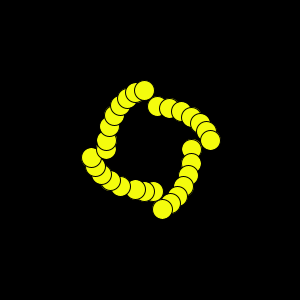
Frame 1 (no input)
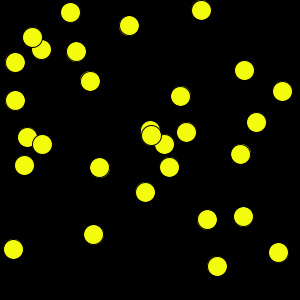
Frame 60 (the mouse pressed at the canvas centre just before this capture)
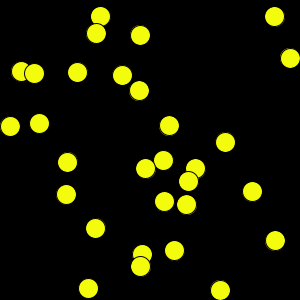
Frame 120 (the mouse held since frame 60 and released just before this capture)

The Processing sketch that drew these frames (run headless with seeded random() and noise(); from frame 60 on, the mouse is pressed at the canvas centre):

// Processing sketch: sketch6650
// ── sketch6650.pde
//sketch____________.pde
// Copyright 2011 Yutaka Kachi
// Source code is available under the New BSD License
// cc by Takuya Okamoto 2016

  float SPEED = 9; 
  float R = 10; 
  int NUMBER = 30;  
  Ball[] balls = new Ball[NUMBER]; 
  void setup() { 
   size(300,300); 
  frameRate(20); 
  background(0); 
  float angle = TWO_PI / NUMBER; 
   for (int i = 0; i < NUMBER; i++) { 
     float addx = cos(angle * i); 
     float addy = sin(angle * i); 
     balls[i] = new Ball( 
     width / 2 + addx * 50, height / 2 + addy * 50,  
     SPEED * addx + 1, SPEED * addy  + 1, i, balls); 
   } 
  } 
  void draw() { 
   //background(0); 
   fadeToBlack(); 
  for (int i = 0; i < NUMBER; i++) { 
   balls[i].clearVector(); 
   } 
  for (int i = 0; i < NUMBER; i++) { 
   Ball ball = (Ball) balls[i]; 
   ball.collide(); 
   ball.move(); 
   ball.draw(); 
   } 
   } 
  class Ball 
  { 
   float x, y; 
  float vx, vy; 
   PVector target = new PVector(); 
   PVector impulse = new PVector(1, 1); 
  int id; 
   Ball[] others;
  Ball(
  float _x, float _y, float _vx, float _vy, int _id, Ball[] _others) { 
   x = _x; 
  y = _y; 
  vx = _vx; 
  vy = _vy; 
    id = _id; 
    others = _others; 
   } 
   void move() { 
   vx *= impulse.x;    
  x = x + vx + target.x; 
    if (x - R <= 0) { 
    x = R; 
    vx *= -1; 
    } 
    if (x + R >= width) { 
    x = width - R; 
   vx *= -1; 
    } 
   vy *= impulse.y; 
   y = y + vy + target.y; 
  if (y - R <= 0) { 
    y = R; 
   vy *= -1; 
    } 
   if (y + R >= height) { 
   y = height - R; 
    vy *= -1; 
   } 
  } 
   void draw() { 
   fill(244,252,13); 
   stroke(0,0,0); 
  ellipse(x, y, R * 2, R * 2); 
   } 
  void clearVector() { 
   target.x = 0; 
   target.y = 0; 
   impulse.x = 1; 
   impulse.y = 1; 
   } 
   
   void collide() { 
   for (int i = id + 1; i < NUMBER; i++) { 
    Ball otherBall = (Ball) others[i]; 
   
    float dx = otherBall.x - x; 
   float dy = otherBall.y - y; 
   float distance =sqrt(dx * dx + dy * dy); 
   if (distance <= R * 2) { 
   
    float angle = atan2(dy, dx); 
    float push_distance = R * 2 - distance; // / 2; 
    float push_x = push_distance * cos(angle); 
   float push_y = push_distance * sin(angle); 
   target.x -= push_x; 
   target.y -= push_y;         
    otherBall.target.x += push_x; 
    otherBall.target.y += push_y; 
    
   if ((vx >= 0 && vx - otherBall.vx >= 0) || (vx < 0 && vx - otherBall.vx < 0)) { 
    impulse.x = -1; 
    } 
   if (vx * otherBall.vx <= 0) { 
       otherBall.impulse.x = -1; 
      } 
    if ((vy >= 0 && vy - otherBall.vy >= 0) || (vy < 0 && vy - otherBall.vy < 0)) { 
       impulse.y = -1; 
    } 
   if (vy *  otherBall.vy <= 0) { 
     otherBall.impulse.y = -1; 
    } 
   } 
   } 
    } 
  } 
  void fadeToBlack() { 
   fill(0,0,0); 
   rectMode(CORNER); 
    rect(0, 0, width, height); 
  } 
